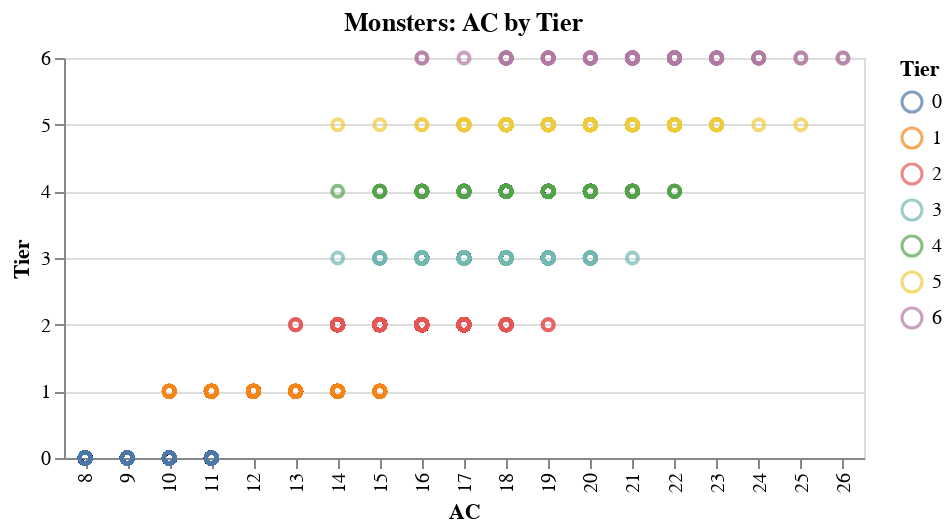

Notebook source saved alongside this figure:
### Code cell
alt.Chart(monsters, title="Monsters: AC by Tier").mark_point().encode(
    x='AC:O',
    y='Tier:Q',
    color='Tier:N'
).properties(width=400, height=200)

### Figure 1 — Vega-Lite specification as saved in the notebook (floating-point values rounded to 4 significant figures; data arrays with more than 128 entries replaced by an {"elided": "..."} marker saying what was removed)
{"config": {"view": {"continuousWidth": 400, "continuousHeight": 300}}, "data": {"name": "data-9fdf24baafc41b5e198a4f6da16c231a"}, "mark": "point", "encoding": {"color": {"type": "nominal", "field": "Tier"}, "x": {"type": "ordinal", "field": "AC"}, "y": {"type": "quantitative", "field": "Tier"}}, "height": 200, "title": "Monsters: AC by Tier", "width": 400, "$schema": "https://vega.github.io/schema/vega-lite/v4.0.2.json", "datasets": {"data-9fdf24baafc41b5e198a4f6da16c231a": {"elided": "5000 records"}}}
